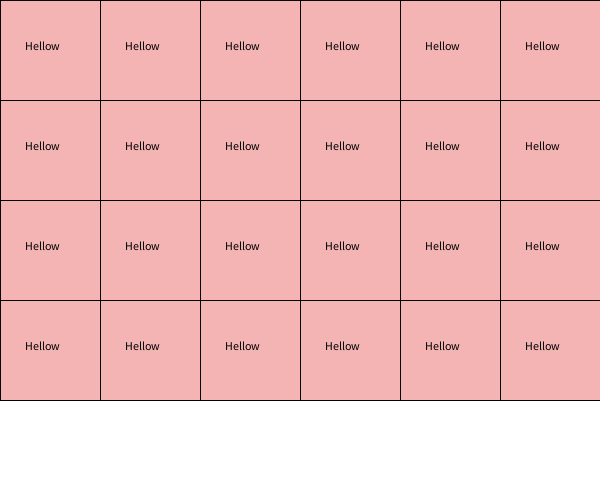
Frame 1 (no input)
Frame 60 (the mouse pressed at the canvas centre just before this capture): identical to frame 1, image omitted
Frame 120 (the mouse held since frame 60 and released just before this capture): identical to frame 1, image omitted

The Processing sketch that drew this single still picture (run headless with seeded random() and noise(); from frame 60 on, the mouse is pressed at the canvas centre):

// Processing sketch: week11_01_random_seat
// ── week11_01_random_seat.pde
void setup(){
  size(600,500);
}
void draw(){
  background(255);
  for(int i=0;i<4;i++){ //y
    for(int j=0;j<6;j++){ //x
      fill(#F5B4B4); rect(j*100,i*100,100,100);
      fill(0); text("Hellow",j*100+25,i*100+50);
    }
  }
}
